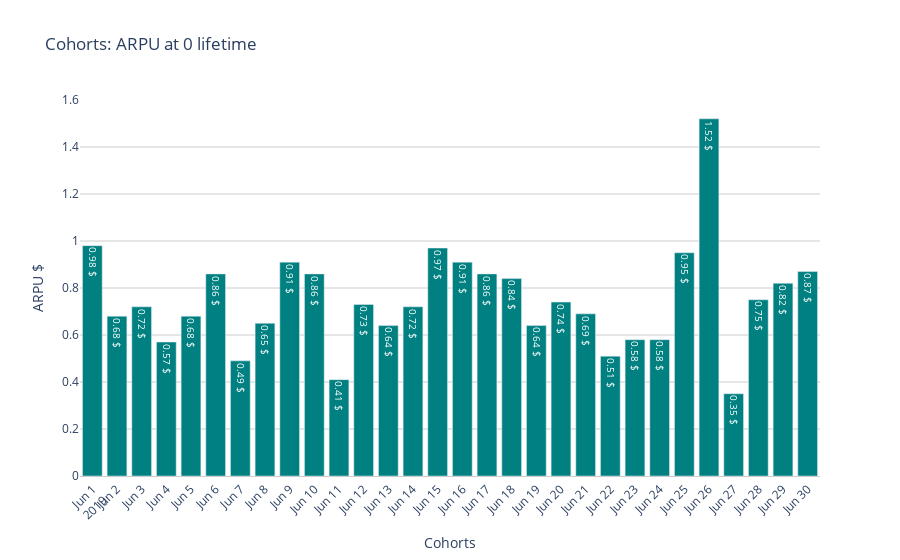

The notebook cell this image was saved under:
### Markdown cell above
<div class="alert alert-block alert-success">
<b>Вывод:</b> Максимальных значений средняя выручка с пользователя достигает в нулевой день его жизни, затем варьируется без видимых закономерностей. 
</div>

### Code cell
#Построим как в зависимости от когорты изменяется ARPU на n-й день lifetime:
lifetime=0 #можно поменять поставить интересующее значение lifetime
values=list(round(arpu_pivot[lifetime], 2))
fig = go.Figure()

data=[go.Bar(
    x=arpu_pivot.index, 
    y=values,
    text=[str(i)+' $' for i in values],
    textposition='auto',
    hovertemplate="%{x}: <br>%{y} $<extra></extra>",
    marker_color='teal')]

layout=go.Layout(title='Cohorts: ARPU at {} lifetime'.format(lifetime), 
                yaxis_title='ARPU $',
                xaxis_title='Cohorts',
                 plot_bgcolor='white',
                xaxis=dict(
                tickangle=-45,
                zeroline=False,
                showgrid=False,
                showticklabels=True,
                linecolor='rgb(204, 204, 204)',
                tickmode='linear'
                ),
                 yaxis=dict(
                showgrid=True,
                showline=False,
                zeroline=True,
                gridcolor='rgb(204, 204, 204)'
                ))

fig=go.Figure(data, layout)

fig.show()

### Figure 1 — Plotly figure (JSON) as saved in the notebook; plotly's stock layout.template omitted (floating-point values rounded to 4 significant figures)
{"data": [{"hovertemplate": "%{x}: <br>%{y} $<extra></extra>", "marker": {"color": "teal"}, "text": ["0.98 $", "0.68 $", "0.72 $", "0.57 $", "0.68 $", "0.86 $", "0.49 $", "0.65 $", "0.91 $", "0.86 $", "0.41 $", "0.73 $", "0.64 $", "0.72 $", "0.97 $", "0.91 $", "0.86 $", "0.84 $", "0.64 $", "0.74 $", "0.69 $", "0.51 $", "0.58 $", "0.58 $", "0.95 $", "1.52 $", "0.35 $", "0.75 $", "0.82 $", "0.87 $"], "textposition": "auto", "type": "bar", "x": ["2019-06-01T00:00:00", "2019-06-02T00:00:00", "2019-06-03T00:00:00", "2019-06-04T00:00:00", "2019-06-05T00:00:00", "2019-06-06T00:00:00", "2019-06-07T00:00:00", "2019-06-08T00:00:00", "2019-06-09T00:00:00", "2019-06-10T00:00:00", "2019-06-11T00:00:00", "2019-06-12T00:00:00", "2019-06-13T00:00:00", "2019-06-14T00:00:00", "2019-06-15T00:00:00", "2019-06-16T00:00:00", "2019-06-17T00:00:00", "2019-06-18T00:00:00", "2019-06-19T00:00:00", "2019-06-20T00:00:00", "2019-06-21T00:00:00", "2019-06-22T00:00:00", "2019-06-23T00:00:00", "2019-06-24T00:00:00", "2019-06-25T00:00:00", "2019-06-26T00:00:00", "2019-06-27T00:00:00", "2019-06-28T00:00:00", "2019-06-29T00:00:00", "2019-06-30T00:00:00"], "y": [0.98, 0.68, 0.72, 0.57, 0.68, 0.86, 0.49, 0.65, 0.91, 0.86, 0.41, 0.73, 0.64, 0.72, 0.97, 0.91, 0.86, 0.84, 0.64, 0.74, 0.69, 0.51, 0.58, 0.58, 0.95, 1.52, 0.35, 0.75, 0.82, 0.87]}], "layout": {"plot_bgcolor": "white", "title": {"text": "Cohorts: ARPU at 0 lifetime"}, "xaxis": {"linecolor": "rgb(204, 204, 204)", "showgrid": false, "showticklabels": true, "tickangle": -45, "tickmode": "linear", "title": {"text": "Cohorts"}, "zeroline": false}, "yaxis": {"gridcolor": "rgb(204, 204, 204)", "showgrid": true, "showline": false, "title": {"text": "ARPU $"}, "zeroline": true}}}
